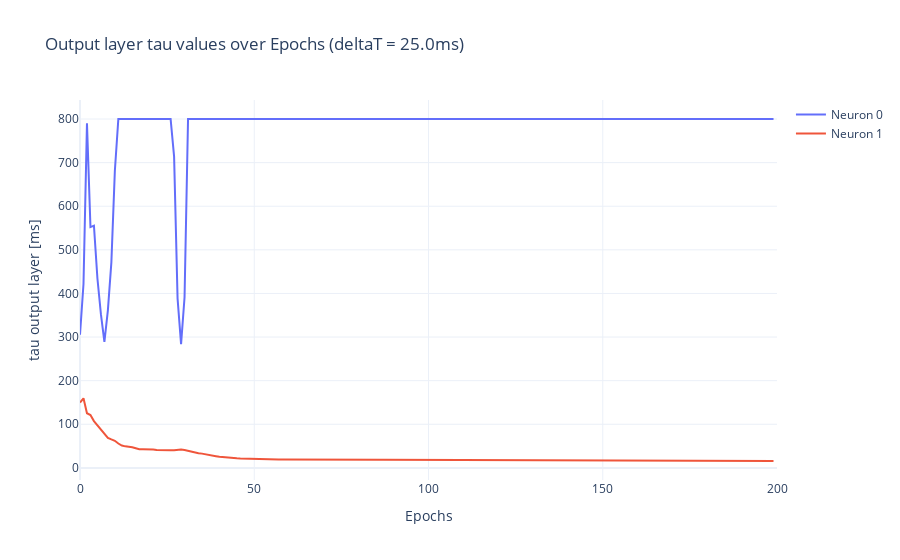

Notebook code for this chart:
### Code cell
# Function to plot tau values of output layer using Matplotlib
def plot_tau_output_matplotlib(beta2_values, num_epochs, deltaT, unique_folder_name):
    beta2_values = np.array(beta2_values)
    plt.figure(figsize=(14, 6))
    for i in range(beta2_values.shape[1]):
        plt.plot(range(num_epochs), -1000 * deltaT / np.log(beta2_values[:, i]))
    plt.xlabel('Epochs')
    plt.ylabel(r'tau output layer [ms]')
    plt.xlim(0, num_epochs)
    plt.ylim(0.001, None)
    plt.title(f'Output layer tau values over Epochs (deltaT = {1000*deltaT}ms)')
    plt.grid(True)
    plt.savefig(os.path.join(unique_folder_name, 'tau_output_layer.png'), dpi=600)
    plt.close()
# Function to plot tau values of output layer using Plotly
def plot_tau_output_plotly(beta2_values, num_epochs, deltaT, unique_folder_name):
    beta2_values = np.array(beta2_values)
    fig_tau_output = go.Figure()
    for i in range(beta2_values.shape[1]):
        fig_tau_output.add_trace(go.Scatter(
            x=list(range(num_epochs)),
            y=-1000 * deltaT / np.log(beta2_values[:, i]),
            mode='lines',
            name=f'Neuron {i}'
        ))
    fig_tau_output.update_layout(
        title=f'Output layer tau values over Epochs (deltaT = {1000*deltaT}ms)',
        xaxis_title='Epochs',
        xaxis=dict(range=[0, num_epochs]),
        yaxis=dict(range=[0.1, None]),
        yaxis_title=r'tau output layer [ms]',
        template='plotly_white'
    )
    pio.write_html(fig_tau_output, file=os.path.join(unique_folder_name, 'interactive_tau_output_layer.html'))
    fig_tau_output.show()
# Plot tau values of output layer
plot_tau_output_matplotlib(beta2_values, num_epochs, deltaT, unique_folder_name)
plot_tau_output_plotly(beta2_values, num_epochs, deltaT, unique_folder_name)

### Figure 1 — Plotly figure (JSON) as saved in the notebook; plotly's stock layout.template omitted (floating-point values rounded to 4 significant figures; data arrays with more than 128 entries replaced by an {"elided": "..."} marker saying what was removed)
{"data": [{"mode": "lines", "name": "Neuron 0", "type": "scatter", "x": {"elided": "200 int values"}, "y": {"elided": "200 float values"}}, {"mode": "lines", "name": "Neuron 1", "type": "scatter", "x": {"elided": "200 int values"}, "y": {"elided": "200 float values"}}], "layout": {"title": {"text": "Output layer tau values over Epochs (deltaT = 25.0ms)"}, "xaxis": {"range": [0, 200], "title": {"text": "Epochs"}}, "yaxis": {"range": [0.1, null], "title": {"text": "tau output layer [ms]"}}}}
